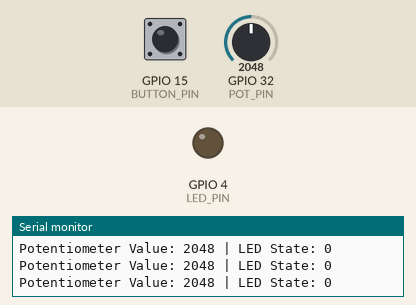
Bench run of a program on a simulated ESP32. Parts: output pins drawn as LEDs (lit = HIGH), the last lines printed to the serial monitor. Inputs (shaded band) come from the test bench; at power-on: GPIO 15 (BUTTON_PIN) HIGH, GPIO 32 (POT_PIN) = 2048.

Above: at 1.2 s.
1.3 s: GPIO 15 (BUTTON_PIN) pulled LOW for 0.15 s
At 2.0 s:
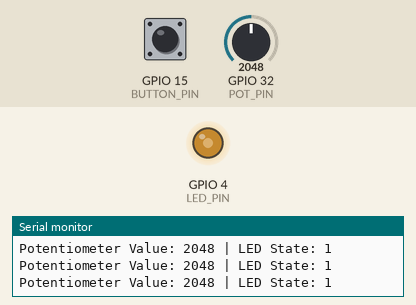
2.9 s: GPIO 32 (POT_PIN) set to 2866
At 3.6 s:
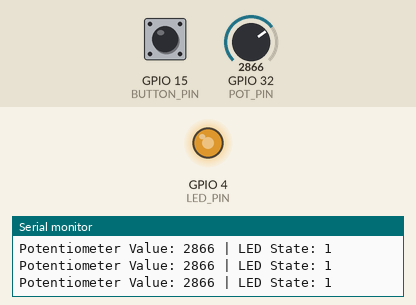
4.4 s: GPIO 32 (POT_PIN) set to 3603
At 4.9 s:
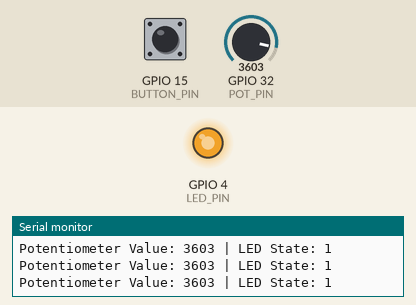
5.9 s: GPIO 32 (POT_PIN) set to 491
At 7.1 s:
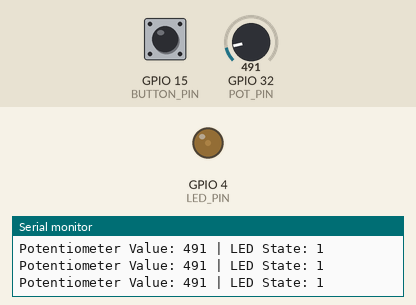
7.4 s: GPIO 15 (BUTTON_PIN) pulled LOW for 1 s
At 8.1 s:
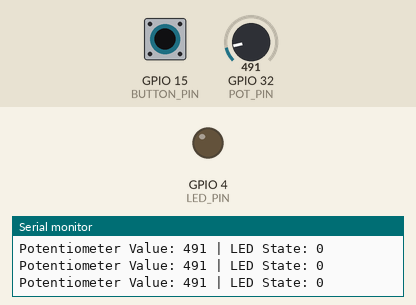
9.9 s: GPIO 15 (BUTTON_PIN) pulled LOW for 3.2 s
At 11.0 s:
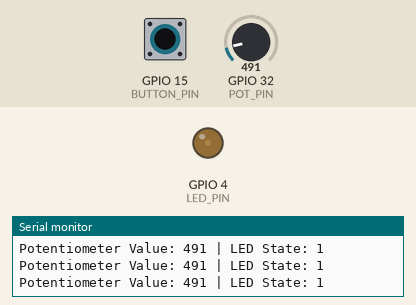
Timing chart, 0 to 12.9 s (numbered marks = the images above; inputs shaded):
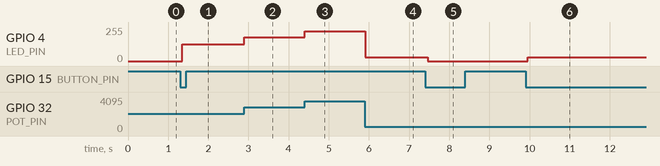

Measured:
- after the input at 1.3 s, GPIO 4 (LED_PIN): 0/255 → 127/255 after 0.05 s
- after the input at 2.9 s, GPIO 4 (LED_PIN): 127/255 → 178/255 at once
- after the input at 4.4 s, GPIO 4 (LED_PIN): 178/255 → 224/255 at once
- after the input at 5.9 s, GPIO 4 (LED_PIN): 224/255 → 30/255 at once
- after the input at 7.4 s, GPIO 4 (LED_PIN): 30/255 → 0/255 after 0.06 s
- after the input at 9.9 s, GPIO 4 (LED_PIN): 0/255 → 30/255 after 0.06 s

The program:

main.cpp
```cpp
#include <Arduino.h>

// Pin definitions
enum Pins {
    POT_PIN = 32,
    LED_PIN = 4,
    BUTTON_PIN = 15
};

// Constants
constexpr int POT_MAX_VALUE = 4095;
constexpr int PWM_MAX_VALUE = 255;
constexpr unsigned long DEBOUNCE_DELAY = 50; // milliseconds

class Button {
private:
    const uint8_t pin;
    bool lastState;
    bool state;
    unsigned long lastDebounceTime;

public:
    Button(uint8_t buttonPin) :
        pin(buttonPin),
        lastState(HIGH),
        state(HIGH),
        lastDebounceTime(0) {}

    void begin() {
        pinMode(pin, INPUT_PULLUP);
    }

    bool wasPressed() {
        bool currentReading = digitalRead(pin);

        if (currentReading != lastState) {
            lastDebounceTime = millis();  // Reset timer when state changes
        }

        if ((millis() - lastDebounceTime) > DEBOUNCE_DELAY) {  // Wait 50ms
            if (currentReading != state) {  // If state is still different
                state = currentReading;      // Accept the new state
                if (state == LOW) {          // If button is pressed (LOW due to INPUT_PULLUP)
                    return true;
                }
            }
        }

        lastState = currentReading;
        return false;
    }
};

// Global variables
Button button(BUTTON_PIN);
bool ledOn = false;

void setup() {
    pinMode(POT_PIN, INPUT);
    pinMode(LED_PIN, OUTPUT);
    button.begin();
    Serial.begin(115200);
}

void loop() {
    // Read and constrain potentiometer value
    int potValue = constrain(analogRead(POT_PIN), 0, POT_MAX_VALUE);

    // Handle button press with debouncing
    if (button.wasPressed()) {
        ledOn = !ledOn;
    }

    // Update LED
    if (ledOn) {
        int ledBrightness = map(potValue, 0, POT_MAX_VALUE, 0, PWM_MAX_VALUE);
        analogWrite(LED_PIN, ledBrightness);
    } else {
        analogWrite(LED_PIN, 0);
    }

    // Debug output
    Serial.print("Potentiometer Value: ");
    Serial.print(potValue);
    Serial.print(" | LED State: ");
    Serial.println(ledOn);

    delay(10); // Reduced delay since we have proper debouncing
}
```
